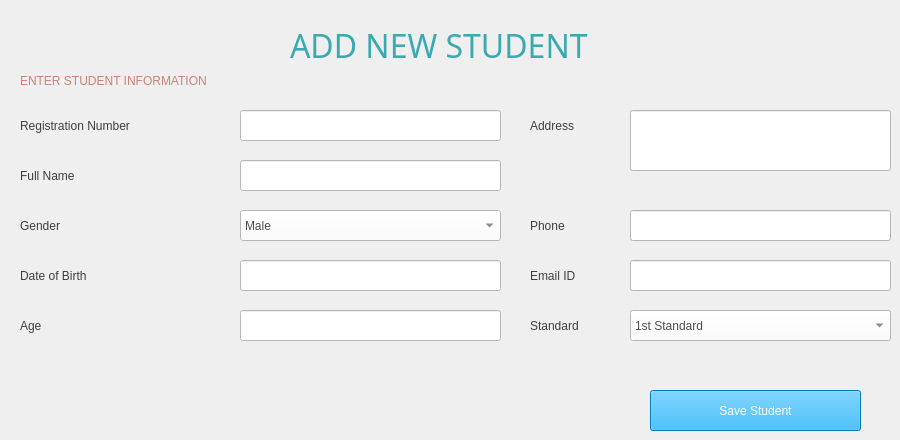
    <widget class="QWidget" name="tab_3">
     <attribute name="title">
      <string>ADD STUDENT</string>
     </attribute>
     <widget class="QLabel" name="ADDSTD">
      <property name="enabled">
       <bool>true</bool>
      </property>
      <property name="geometry">
       <rect>
        <x>290</x>
        <y>20</y>
        <width>371</width>
        <height>51</height>
       </rect>
      </property>
      <property name="font">
       <font>
        <family>Arial Black</family>
        <pointsize>24</pointsize>
        <weight>10</weight>
        <italic>false</italic>
        <bold>false</bold>
       </font>
      </property>
      <property name="styleSheet">
       <string notr="true">color: rgb(59, 170, 176);
font: 87 24pt &quot;Arial Black&quot;;</string>
      </property>
      <property name="text">
       <string>ADD NEW STUDENT</string>
      </property>
     </widget>
     <widget class="QLabel" name="label_3">
      <property name="geometry">
       <rect>
        <x>20</x>
        <y>60</y>
        <width>731</width>
        <height>41</height>
       </rect>
      </property>
      <property name="styleSheet">
       <string notr="true">font: 08pt &quot;Franklin Gothic Medium&quot;;
color:rgb(199, 132, 116)</string>
      </property>
      <property name="text">
       <string>ENTER STUDENT INFORMATION</string>
      </property>
     </widget>
     <widget class="QLabel" name="label_4">
      <property name="geometry">
       <rect>
        <x>20</x>
        <y>110</y>
        <width>211</width>
        <height>31</height>
       </rect>
      </property>
      <property name="styleSheet">
       <string notr="true">color:rgb(62, 62, 62);
font: 87 13pt &quot;Arial Black&quot;;</string>
      </property>
      <property name="text">
       <string>Registration Number</string>
      </property>
     </widget>
     <widget class="QLabel" name="label_10">
      <property name="geometry">
       <rect>
        <x>20</x>
        <y>160</y>
        <width>211</width>
        <height>31</height>
       </rect>
      </property>
      <property name="styleSheet">
       <string notr="true">color:rgb(62, 62, 62);
font: 87 13pt &quot;Arial Black&quot;;</string>
      </property>
      <property name="text">
       <string>Full Name</string>
      </property>
     </widget>
     <widget class="QLabel" name="label_11">
      <property name="geometry">
       <rect>
        <x>20</x>
        <y>210</y>
        <width>211</width>
        <height>31</height>
       </rect>
      </property>
      <property name="styleSheet">
       <string notr="true">color:rgb(62, 62, 62);
font: 87 13pt &quot;Arial Black&quot;;</string>
      </property>
      <property name="text">
       <string>Gender</string>
      </property>
     </widget>
     <widget class="QLabel" name="label_12">
      <property name="geometry">
       <rect>
        <x>20</x>
        <y>260</y>
        <width>211</width>
        <height>31</height>
       </rect>
      </property>
      <property name="styleSheet">
       <string notr="true">color:rgb(62, 62, 62);
font: 87 13pt &quot;Arial Black&quot;;</string>
      </property>
      <property name="text">
       <string>Date of Birth</string>
      </property>
     </widget>
     <widget class="QLabel" name="label_13">
      <property name="geometry">
       <rect>
        <x>20</x>
        <y>310</y>
        <width>211</width>
        <height>31</height>
       </rect>
      </property>
      <property name="styleSheet">
       <string notr="true">color:rgb(62, 62, 62);
font: 87 13pt &quot;Arial Black&quot;;</string>
      </property>
      <property name="text">
       <string>Age</string>
      </property>
     </widget>
     <widget class="QLineEdit" name="tb11">
      <property name="geometry">
       <rect>
        <x>240</x>
        <y>110</y>
        <width>261</width>
        <height>31</height>
       </rect>
      </property>
      <property name="styleSheet">
       <string notr="true">background-color: rgb(255, 255, 255);
font: 87 12pt &quot;Arial Black&quot;;
color: rgb(90, 90, 90);
</string>
      </property>
     </widget>
     <widget class="QLineEdit" name="tb12">
      <property name="geometry">
       <rect>
        <x>240</x>
        <y>160</y>
        <width>261</width>
        <height>31</height>
       </rect>
      </property>
      <property name="styleSheet">
       <string notr="true">background-color: rgb(255, 255, 255);
font: 87 12pt &quot;Arial Black&quot;;
color: rgb(90, 90, 90);
</string>
      </property>
     </widget>
     <widget class="QComboBox" name="cb11">
      <property name="geometry">
       <rect>
        <x>240</x>
        <y>210</y>
        <width>261</width>
        <height>31</height>
       </rect>
      </property>
      <property name="styleSheet">
       <string notr="true">background-color: rgb(255, 255, 255);
font: 87 11pt &quot;Arial Black&quot;;
color: rgb(76, 76, 76);</string>
      </property>
      <item>
       <property name="text">
        <string>Male</string>
       </property>
      </item>
      <item>
       <property name="text">
        <string>Female</string>
       </property>
      </item>
      <item>
       <property name="text">
        <string>Transgender</string>
       </property>
      </item>
     </widget>
     <widget class="QLineEdit" name="tb13">
      <property name="geometry">
       <rect>
        <x>240</x>
        <y>260</y>
        <width>261</width>
        <height>31</height>
       </rect>
      </property>
      <property name="styleSheet">
       <string notr="true">background-color: rgb(255, 255, 255);
font: 87 12pt &quot;Arial Black&quot;;
color: rgb(90, 90, 90);
</string>
      </property>
     </widget>
     <widget class="QLineEdit" name="tb14">
      <property name="geometry">
       <rect>
        <x>240</x>
        <y>310</y>
        <width>261</width>
        <height>31</height>
       </rect>
      </property>
      <property name="styleSheet">
       <string notr="true">background-color: rgb(255, 255, 255);
font: 87 12pt &quot;Arial Black&quot;;
color: rgb(90, 90, 90);
</string>
      </property>
     </widget>
     <widget class="QLineEdit" name="tb15">
      <property name="geometry">
       <rect>
        <x>630</x>
        <y>110</y>
        <width>261</width>
        <height>61</height>
       </rect>
      </property>
      <property name="styleSheet">
       <string notr="true">background-color: rgb(255, 255, 255);
font: 87 12pt &quot;Arial Black&quot;;
color: rgb(90, 90, 90);
</string>
      </property>
     </widget>
     <widget class="QLabel" name="label_14">
      <property name="geometry">
       <rect>
        <x>530</x>
        <y>110</y>
        <width>91</width>
        <height>31</height>
       </rect>
      </property>
      <property name="styleSheet">
       <string notr="true">color:rgb(62, 62, 62);
font: 87 13pt &quot;Arial Black&quot;;</string>
      </property>
      <property name="text">
       <string>Address</string>
      </property>
     </widget>
     <widget class="QLineEdit" name="tb16">
      <property name="geometry">
       <rect>
        <x>630</x>
        <y>210</y>
        <width>261</width>
        <height>31</height>
       </rect>
      </property>
      <property name="styleSheet">
       <string notr="true">background-color: rgb(255, 255, 255);
font: 87 12pt &quot;Arial Black&quot;;
color: rgb(90, 90, 90);
</string>
      </property>
     </widget>
     <widget class="QLabel" name="label_15">
      <property name="geometry">
       <rect>
        <x>530</x>
        <y>210</y>
        <width>91</width>
        <height>31</height>
       </rect>
      </property>
      <property name="styleSheet">
       <string notr="true">color:rgb(62, 62, 62);
font: 87 13pt &quot;Arial Black&quot;;</string>
      </property>
      <property name="text">
       <string>Phone</string>
      </property>
     </widget>
     <widget class="QLineEdit" name="tb17">
      <property name="geometry">
       <rect>
        <x>630</x>
        <y>260</y>
        <width>261</width>
        <height>31</height>
       </rect>
      </property>
      <property name="styleSheet">
       <string notr="true">background-color: rgb(255, 255, 255);
font: 87 12pt &quot;Arial Black&quot;;
color: rgb(90, 90, 90);
</string>
      </property>
      <property name="text">
       <string/>
      </property>
     </widget>
     <widget class="QLabel" name="label_16">
      <property name="geometry">
       <rect>
        <x>530</x>
        <y>260</y>
        <width>91</width>
        <height>31</height>
       </rect>
      </property>
      <property name="styleSheet">
       <string notr="true">color:rgb(62, 62, 62);
font: 87 13pt &quot;Arial Black&quot;;</string>
      </property>
      <property name="text">
       <string>Email ID</string>
      </property>
     </widget>
     <widget class="QComboBox" name="cb12">
      <property name="geometry">
       <rect>
        <x>630</x>
        <y>310</y>
        <width>261</width>
        <height>31</height>
       </rect>
      </property>
      <property name="styleSheet">
       <string notr="true">background-color: rgb(255, 255, 255);
font: 87 11pt &quot;Arial Black&quot;;
color: rgb(76, 76, 76);</string>
      </property>
      <item>
       <property name="text">
        <string>1st Standard</string>
       </property>
      </item>
      <item>
       <property name="text">
        <string>2nd Standard</string>
       </property>
      </item>
      <item>
       <property name="text">
        <string>3rd Standard</string>
       </property>
      </item>
      <item>
       <property name="text">
        <string>4th Standard</string>
       </property>
      </item>
      <item>
       <property name="text">
        <string>5th Standard</string>
       </property>
      </item>
      <item>
       <property name="text">
        <string>6th Standard</string>
       </property>
      </item>
      <item>
       <property name="text">
        <string>7th Standard</string>
       </property>
      </item>
      <item>
       <property name="text">
        <string>8th Standard</string>
       </property>
      </item>
      <item>
       <property name="text">
        <string>9th Standard</string>
       </property>
      </item>
      <item>
       <property name="text">
        <string>10th Standard</string>
       </property>
      </item>
      <item>
       <property name="text">
        <string>11th Standard</string>
       </property>
      </item>
      <item>
       <property name="text">
        <string>12th Standard</string>
       </property>
      </item>
     </widget>
     <widget class="QLabel" name="label_17">
      <property name="geometry">
       <rect>
        <x>530</x>
        <y>310</y>
        <width>91</width>
        <height>31</height>
       </rect>
      </property>
      <property name="styleSheet">
       <string notr="true">color:rgb(62, 62, 62);
font: 87 13pt &quot;Arial Black&quot;;</string>
      </property>
      <property name="text">
       <string>Standard</string>
      </property>
     </widget>
     <widget class="QPushButton" name="btn_save_student">
      <property name="geometry">
       <rect>
        <x>650</x>
        <y>390</y>
        <width>211</width>
        <height>41</height>
       </rect>
      </property>
      <property name="cursor">
       <cursorShape>PointingHandCursor</cursorShape>
      </property>
      <property name="styleSheet">
       <string notr="true">background-color: rgb(0, 170, 255);
color: rgb(255, 255, 255);
font: 87 19pt &quot;Arial Black&quot;;</string>
      </property>
      <property name="text">
       <string>Save Student</string>
      </property>
     </widget>
    </widget>
